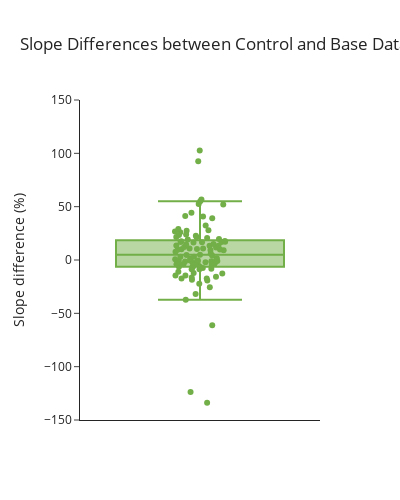

Notebook code cell kept with this figure:
### Code cell
# Boxplot of slope differences
fig = go.Figure()
fig.add_trace(go.Box(
    y=slope_differences,
    name='',
    marker_color='rgb(115,175,72)',
    boxpoints='all',
    jitter=0.3,
    pointpos=0,
    showlegend=False
))
fig.update_layout(
    title='Slope Differences between Control and Base Data',
    yaxis_title='Slope difference (%)',
    height=500,
    width=400,
    template='simple_white'
)
fig.update_layout(
    xaxis=dict(
        range=[-0.35, 0.35],
        tickvals=[],  # optional: removes tick labels
    ),
    yaxis=dict(
        range=[-150, 150],
    )
)

fig.show()

### Figure 1 — Plotly figure (JSON) as saved in the notebook; plotly's stock layout.template omitted (floating-point values rounded to 4 significant figures)
{"data": [{"boxpoints": "all", "jitter": 0.3, "marker": {"color": "rgb(115,175,72)"}, "name": "", "pointpos": 0, "showlegend": false, "type": "box", "y": [1.256, -4.088, 9.286, -6.402, 14.51, 20.51, 22.75, 32.29, 17.82, 102.6, -2.492, -1.121, 29.08, 19.23, -37.29, -1.316, -14.57, 13.42, 3.153, 27.42, -8.71, -2.167, -0.5359, -7.505, -6.676, 13.41, 16.88, 40.77, -0.9137, 16.61, -4.0, 17.16, -12.21, -0.3563, 26.72, 11.83, -4.786, -15.62, 6.162, -3.692, 9.79, 10.67, 13.65, 52.39, 21.45, 23.38, 21.34, -22.27, 27.8, -31.97, 16.34, 0.6689, -25.45, 56.69, -17.23, -2.072, -3.979, 1.713, -0.3615, -61.12, -16.46, 24.01, 16.76, 3.037, 10.37, -18.63, 5.022, 44.31, 4.6, 14.9, 10.01, 41.16, -6.06, 19.72, -0.6695, -8.233, 6272.0, -2.707, 55.01, -12.62, -133.8, -1.22, -10.92, 12.19, 92.63, 39.21, -17.45, 10.74, 7.721, -8.593, -19.1, 9.186, -14.53, 52.11, -123.6, 4.176, -6.368, 26.04, 9.685, 17.69]}], "layout": {"height": 500, "title": {"text": "Slope Differences between Control and Base Data"}, "width": 400, "xaxis": {"range": [-0.35, 0.35], "tickvals": []}, "yaxis": {"range": [-150, 150], "title": {"text": "Slope difference (%)"}}}}
